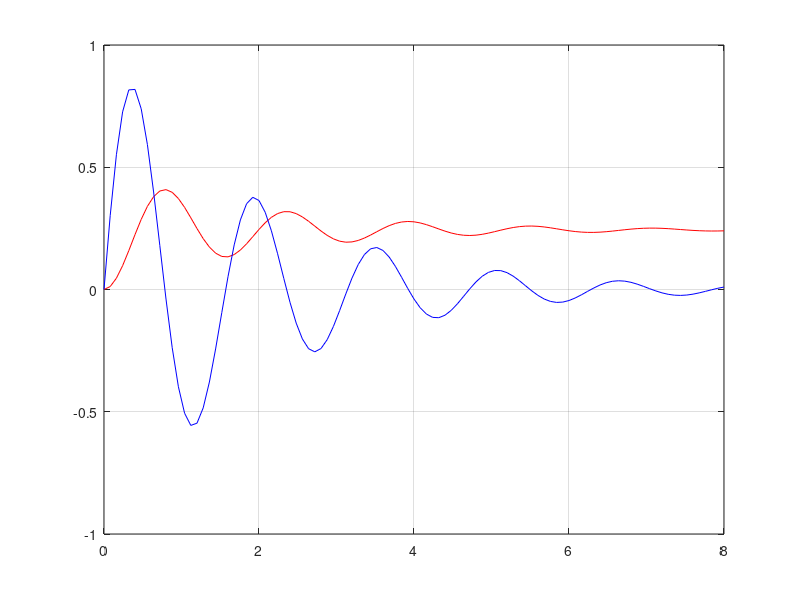

MATLAB code for this plot:
%EJERCICIO 7- Obtención de la función Integral de 𝒚(𝒕) = (𝒆^-𝒑𝒕)*𝒔𝒊𝒏(𝒘 𝒕)

function Ej7

  N=100;
  t0=0;
  tf=8;
  dt=(tf-t0)/N;
  p =0.5;
  w =4;
  dim = N+1;

  %Abcisas e imagen
  for k=1 : dim
    t(k) = t0 + (k-1)*dt;
    y(k) = exp(-p*t(k))*sin(w*t(k));
  endfor

  %Calculo de la función primitiva
  G(1)=0;
  for k=2:dim
    G(k) = G(k-1) + dt*(y(k) + y(k-1))/2;
  endfor

  figure(1)
  plot(t,G, "r", t,y,"b")
  grid on

endfunction

Ej7
